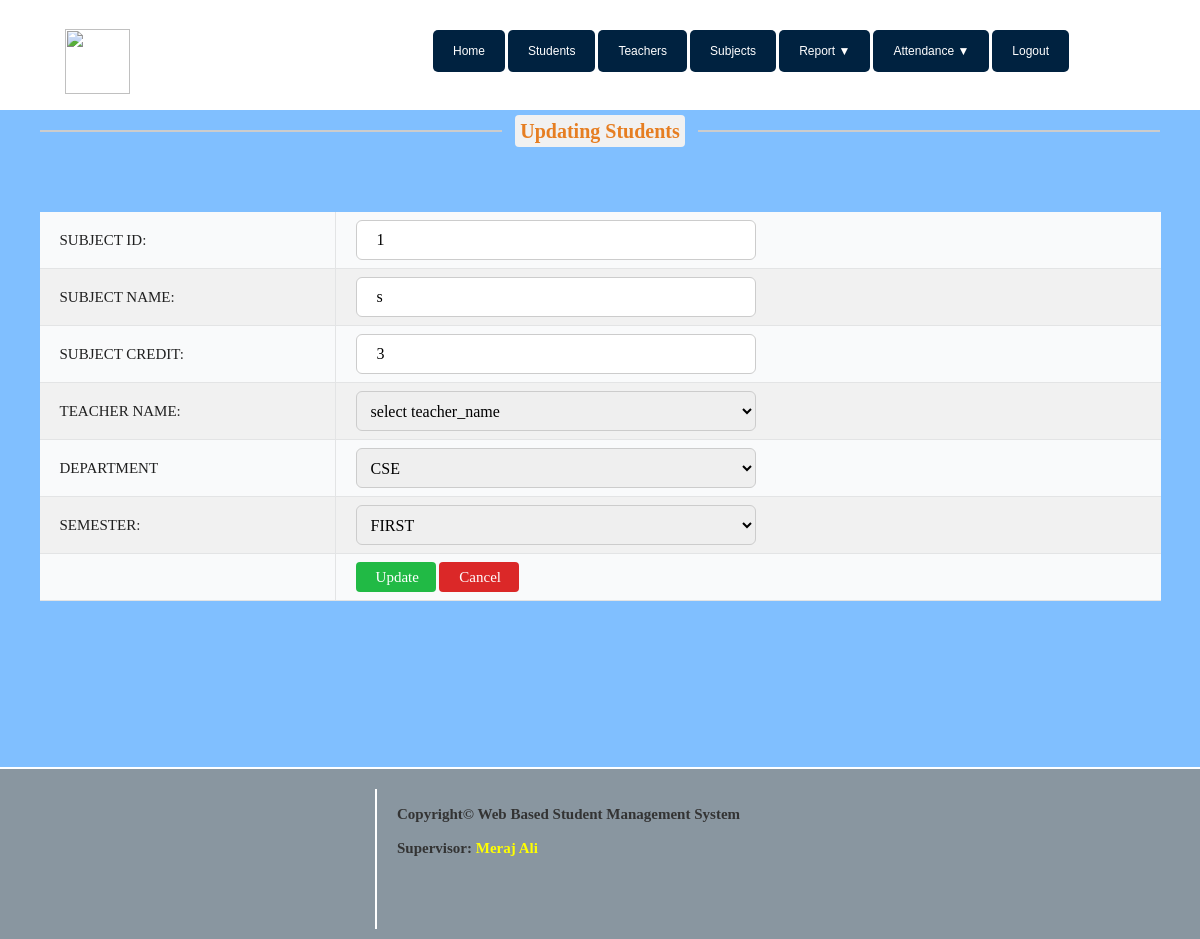
/subject_update_action.php?subcode=1, run on the app's committed database.
### tables this page shows
CREATE TABLE `sub_tbl` (
  `subject_code` varchar(110) NOT NULL,
  `subject_name` varchar(50) NOT NULL,
  `sub_credit` int(11) NOT NULL,
  `teacher_name` varchar(50) NOT NULL,
  `teacher_id` varchar(100) NOT NULL,
  `dept_name` varchar(50) NOT NULL,
  `semester` varchar(50) NOT NULL
);

### subject_update_action.php (the view, shortened to what this page needs)
<?php
$dbhost="localhost";
$dbuser="root";
$dbpass="";
$dbname="sis";
$conn=mysqli_connect("$dbhost","$dbuser","$dbpass") or die("could not connect to mysql");
mysqli_select_db($conn,$dbname);
$subcode=$_GET["subcode"];
$result = mysqli_query($conn,"SELECT * FROM sub_tbl where subject_code='$subcode'");
  while ($row = mysqli_fetch_array ($result))
  {
    $sub_code=$row['subject_code'];
    $sub_name=$row['subject_name'];
    $sub_credit=$row['sub_credit'];
    $dept_name=$row['dept_name'];
    $semester=$row['semester'];
  }
?>
<?php
include "include/header.php"; ?>
        <div class="content">
          <div class="text-center">
              <hr class="team_hr team_hr_left hr_gray"/><span class="span_blog txt_darkgrey txt_orange">Updating Students</span>
              <hr class="team_hr team_hr_right hr_gray" />
          </div>
          <br><br><br>
          <form method="POST" action="subject_update_action_2.php?subcode=<?php echo $subcode;?>" name="reg" onSubmit="return validate()">
              <center>
              <table bgcolor="" width="80%">
            </center>
              <tr>
                <td>SUBJECT ID:</td>
                <td><input type="text" name="subjid" class="form-control" value="<?php echo $sub_code; ?>" required/></td>
              </tr>
              <tr>
                <td>SUBJECT NAME:</td>
                <td><input type="text" name="subjname" class="form-control" value="<?php echo $sub_name; ?>" required /></td>
              </tr>
              <tr>
                <td>SUBJECT CREDIT:</td>
                <td><input type="text" name="subjcd" class="form-control" value="<?php echo $sub_credit; ?>" required/></td>
              </tr>
               <tr>
                <td>TEACHER NAME:</td>
              <td><select class='form-control' name='tname' required> <option >select teacher_name</option>
              </select></td>
              </tr>
               <tr>
                  <td>DEPARTMENT</td>
                  <td>
                  <select name="dept" class="form-control" required>
                  <option ><?php echo $dept_name; ?></option>
                  </select>
                  </td>
                </tr>
              <tr>
                  <td>SEMESTER:</td>
                  <td>
                  <select name="semester" class="form-control" required>
                  <option ><?php echo $semester; ?></option>
                  </select>
                  </td>
                </tr>
              <tr>
                <td>&nbsp;</td>
                <td><input class="mini_green_button" type="submit" name="update" value="Update" />&nbsp;<input class="mini_red_button" type="submit" name="back" value="Cancel" /></td>
              </tr>
            </table><br><br>
              </form>
        </div>
<?php include "include/footer.php"; ?>

### css/C.css (style rules this page uses)
html,body,p,h2,div,ul,li,a { margin: 0; padding: 0; }
body { background-color: #09123B; background-color:#80BFFF; }
.content { position: relative; top:110px; //min-height: 2000px; min-height: 270px; //width: 750px; //width: 100%; //border: 2px solid white; border-radius: 0px; background-color: #80BFFF; color: white; //text-align: center; //text-decoration: none; font-family: Times New Roman; font-size: 20px; font-style: ; font-weight: ; //margin-top: 200px; //margin-left: 230px ; //margin-left: 17%; //margin-right: 280px; padding: 10px; float: ; }
input[type=text], input[type=password],input[type=email] { width: 100%; padding: 12px 20px; //margin: 8px 0; display: inline-block; border: 1px solid #ccc; box-sizing: border-box; }
.text-center { text-align: center; }
.team_hr { //border: 1px solid #fff; width: 39%; float: left; border: 1px solid #cccccc; }
.team_hr_left { //margin-right: 80px; margin-left: 30px; float: left; }
.team_hr_right { //margin-left: 30px; margin-right: 30px; float: right; }
.span_blog { margin-bottom: 80px; }
.txt_orange { color: #e67e22; background-color: #E0E0E0; background-color: #F1F1F1; padding: 5px; border-radius: 4px; font-weight: bold; }
td:first-child { border-left:none }
td:last-child { border-right:none }
tr:nth-child(even) { background-color: #F1F1F1 }
table { border-collapse: collapse; background-color: #F9FAFB; //border-radius: 8px; width: 95%; }
th,td { border-collapse: collapse; border-right: 1px solid #E3E4E5; border-bottom: 1px solid #E3E4E5; padding: 8px 20px; text-align: left; color:#202020; //font-family: sans-serif; font-size: 15px; //height: 40px; //border-radius: 5px; }
.form-control { border:1px solid #CCCCCC; height: 40px; padding: 5px 10px; font-size: 15px; line-height: 1.33; border-radius: 6px; font-family: Times new roman; font-size: 16px; display: block; width: 400px!important; margin-right: 20px; }
.mini_green_button { background-color:#21BA45; color:#fff; text-shadow:none; border-radius: 4px; border-right: none; padding: 5px 20px; //margin-left: 35px; font-size: 15px; width: 80px; height: 30px; font-family: Glyphicons Halflings; cursor: pointer; border: none; }
.mini_red_button { background-color:#DB2828; color:#fff; text-shadow:none; border-radius: 4px; padding: 5px 20px; //margin-left: 35px; font-size: 15px; width: 80px; height: 30px; font-family: Glyphicons Halflings; cursor: pointer; border: none; }

### data on the page
sub_tbl: subjid "1", subjname "s", subjcd "3", dept "CSE", semester "FIRST"
